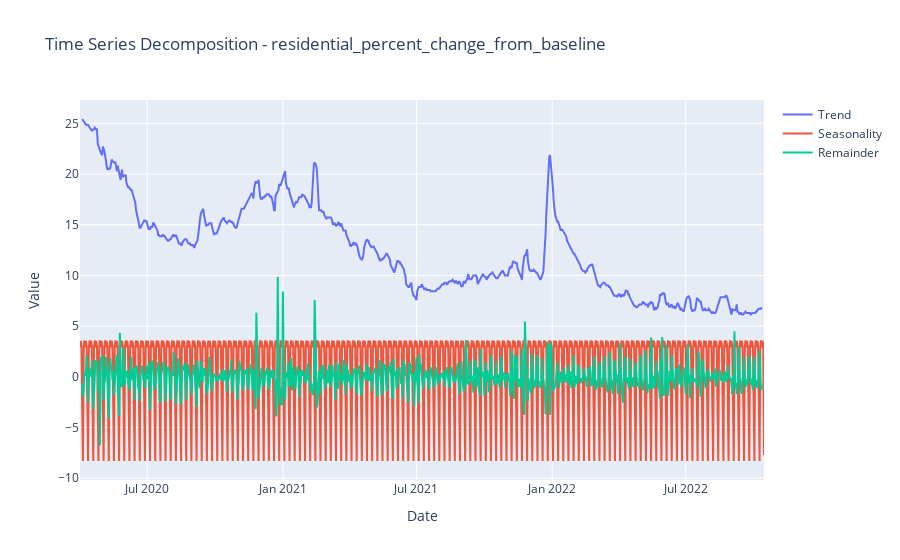
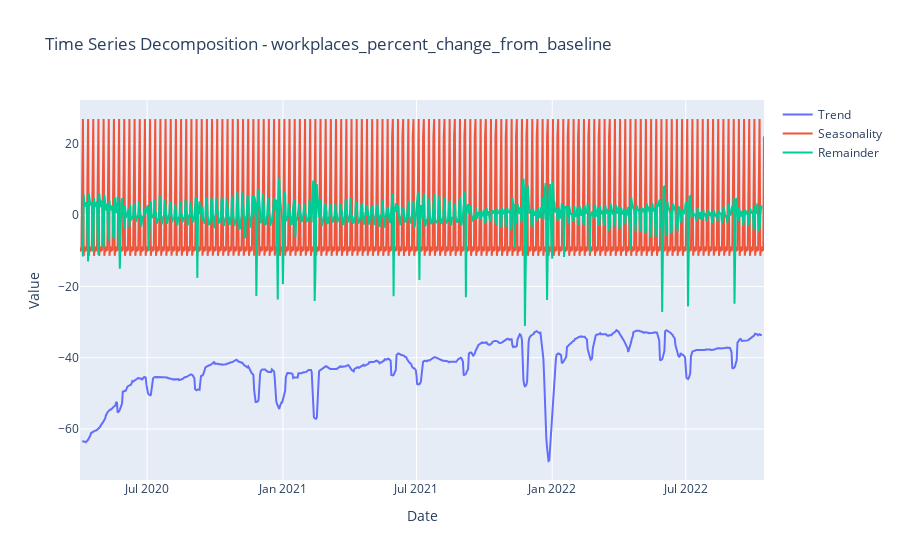
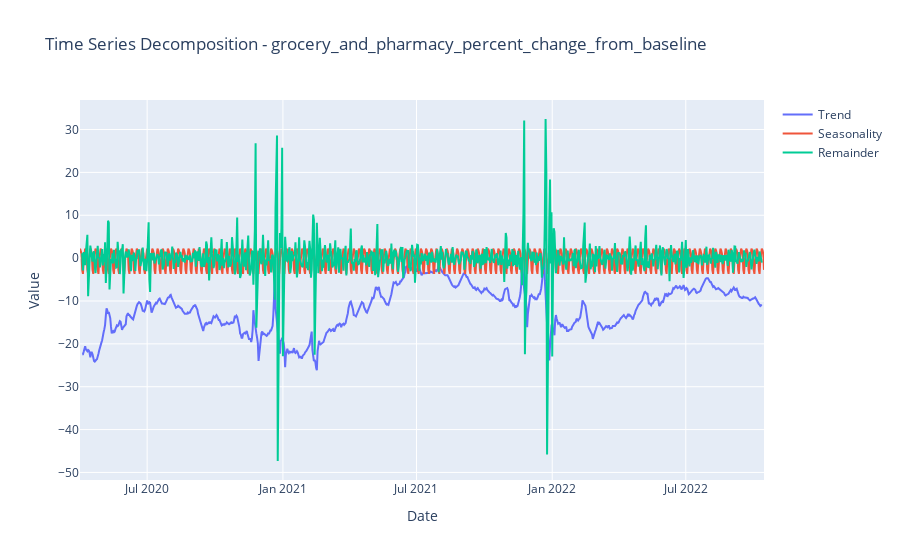

The code cell stored with these charts, in order, in its notebook:
### Code cell
from statsmodels.tsa.seasonal import seasonal_decompose
import matplotlib.pyplot as plt

#us_mobility_data_copy.set_index('date', inplace=True)

regions_of_interest = ['residential', 'workplaces', 'grocery_and_pharmacy']

# Set common subplot layout and suptitle
plt.figure(figsize=(16, 10))

for i, region in enumerate(regions_of_interest, 1):
    region_column = f'{region.lower().replace(" ", "_")}_percent_change_from_baseline'

    # Extract relevant columns
    #region_df = us_mobility_data_copy[['date', region_column]].set_index('date')
    
    result = seasonal_decompose(us_mobility_data_copy[region_column], model='additive')

    # Create Plotly figure for decomposition
    fig = go.Figure()

    # Add trend component
    fig.add_trace(go.Scatter(x=result.trend.index, y=result.trend, mode='lines', name='Trend'))

    # Add seasonality component
    fig.add_trace(go.Scatter(x=result.seasonal.index, y=result.seasonal, mode='lines', name='Seasonality'))

    # Add remainder component
    fig.add_trace(go.Scatter(x=result.resid.index, y=result.resid, mode='lines', name='Remainder'))

    # Update layout
    fig.update_layout(title=f'Time Series Decomposition - {region_column}', xaxis_title='Date', yaxis_title='Value')
    fig.show()

### Figure 1 — Plotly figure (JSON) as saved in the notebook; plotly's stock layout.template omitted (floating-point values rounded to 4 significant figures; data arrays with more than 128 entries replaced by an {"elided": "..."} marker saying what was removed)
{"data": [{"mode": "lines", "name": "Trend", "type": "scatter", "x": {"elided": "928 str values"}, "y": {"elided": "928 float values"}}, {"mode": "lines", "name": "Seasonality", "type": "scatter", "x": {"elided": "928 str values"}, "y": {"elided": "928 float values"}}, {"mode": "lines", "name": "Remainder", "type": "scatter", "x": {"elided": "928 str values"}, "y": {"elided": "928 float values"}}], "layout": {"title": {"text": "Time Series Decomposition - residential_percent_change_from_baseline"}, "xaxis": {"title": {"text": "Date"}}, "yaxis": {"title": {"text": "Value"}}}}

### Figure 2 — Plotly figure (JSON) as saved in the notebook; plotly's stock layout.template omitted (floating-point values rounded to 4 significant figures; data arrays with more than 128 entries replaced by an {"elided": "..."} marker saying what was removed)
{"data": [{"mode": "lines", "name": "Trend", "type": "scatter", "x": {"elided": "928 str values"}, "y": {"elided": "928 float values"}}, {"mode": "lines", "name": "Seasonality", "type": "scatter", "x": {"elided": "928 str values"}, "y": {"elided": "928 float values"}}, {"mode": "lines", "name": "Remainder", "type": "scatter", "x": {"elided": "928 str values"}, "y": {"elided": "928 float values"}}], "layout": {"title": {"text": "Time Series Decomposition - workplaces_percent_change_from_baseline"}, "xaxis": {"title": {"text": "Date"}}, "yaxis": {"title": {"text": "Value"}}}}

### Figure 3 — Plotly figure (JSON) as saved in the notebook; plotly's stock layout.template omitted (floating-point values rounded to 4 significant figures; data arrays with more than 128 entries replaced by an {"elided": "..."} marker saying what was removed)
{"data": [{"mode": "lines", "name": "Trend", "type": "scatter", "x": {"elided": "928 str values"}, "y": {"elided": "928 float values"}}, {"mode": "lines", "name": "Seasonality", "type": "scatter", "x": {"elided": "928 str values"}, "y": {"elided": "928 float values"}}, {"mode": "lines", "name": "Remainder", "type": "scatter", "x": {"elided": "928 str values"}, "y": {"elided": "928 float values"}}], "layout": {"title": {"text": "Time Series Decomposition - grocery_and_pharmacy_percent_change_from_baseline"}, "xaxis": {"title": {"text": "Date"}}, "yaxis": {"title": {"text": "Value"}}}}
